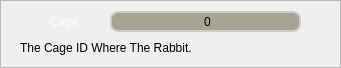
    <widget class="QFrame" name="Cage_Frame">
     <property name="geometry">
      <rect>
       <x>10</x>
       <y>600</y>
       <width>341</width>
       <height>68</height>
      </rect>
     </property>
     <property name="minimumSize">
      <size>
       <width>341</width>
       <height>68</height>
      </size>
     </property>
     <property name="maximumSize">
      <size>
       <width>341</width>
       <height>68</height>
      </size>
     </property>
     <property name="frameShape">
      <enum>QFrame::StyledPanel</enum>
     </property>
     <property name="frameShadow">
      <enum>QFrame::Raised</enum>
     </property>
     <widget class="QLabel" name="Rabbit_Cage_Icon">
      <property name="geometry">
       <rect>
        <x>20</x>
        <y>11</y>
        <width>21</width>
        <height>21</height>
       </rect>
      </property>
      <property name="minimumSize">
       <size>
        <width>21</width>
        <height>21</height>
       </size>
      </property>
      <property name="maximumSize">
       <size>
        <width>21</width>
        <height>21</height>
       </size>
      </property>
      <property name="styleSheet">
       <string notr="true">border: none;
background-color: rgba(0, 0, 0, 0);
color: rgb(255, 255, 255);
font: 75 18pt &quot;Acme&quot;;</string>
      </property>
      <property name="text">
       <string/>
      </property>
      <property name="pixmap">
       <pixmap resource="resources.qrc">:/Icons/Cages_White.png</pixmap>
      </property>
      <property name="scaledContents">
       <bool>true</bool>
      </property>
      <property name="alignment">
       <set>Qt::AlignCenter</set>
      </property>
     </widget>
     <widget class="QLabel" name="Rabbit_Cage_Label">
      <property name="geometry">
       <rect>
        <x>50</x>
        <y>11</y>
        <width>51</width>
        <height>21</height>
       </rect>
      </property>
      <property name="minimumSize">
       <size>
        <width>51</width>
        <height>21</height>
       </size>
      </property>
      <property name="maximumSize">
       <size>
        <width>51</width>
        <height>21</height>
       </size>
      </property>
      <property name="styleSheet">
       <string notr="true">QLabel {
border: none;
background-color: rgba(0, 0, 0, 0);
color: rgb(255, 255, 255);
font: 75 13pt &quot;Acme&quot;;
}</string>
      </property>
      <property name="text">
       <string>Cage</string>
      </property>
     </widget>
     <widget class="QLabel" name="Cage_Infos">
      <property name="geometry">
       <rect>
        <x>20</x>
        <y>37</y>
        <width>301</width>
        <height>21</height>
       </rect>
      </property>
      <property name="minimumSize">
       <size>
        <width>301</width>
        <height>21</height>
       </size>
      </property>
      <property name="maximumSize">
       <size>
        <width>301</width>
        <height>21</height>
       </size>
      </property>
      <property name="styleSheet">
       <string notr="true">QLabel {border: none;
background-color: rgba(0, 0, 0, 0);
color: rgbrgb(0, 174, 255);
font: 75 13pt &quot;Acme&quot;;
}</string>
      </property>
      <property name="text">
       <string>The Cage ID Where The Rabbit.</string>
      </property>
     </widget>
     <widget class="QSpinBox" name="Cage_Input">
      <property name="geometry">
       <rect>
        <x>110</x>
        <y>11</y>
        <width>191</width>
        <height>21</height>
       </rect>
      </property>
      <property name="styleSheet">
       <string notr="true">QSpinBox {
	background-color:rgb(167, 164, 147);
	padding-left: 5px;
	border: 2px solid #ccc;
	border-radius: 8px;
	background-repeat: no-repeat;
	background-position: left center;
	font: 75 15pt &quot;Acme&quot;;
}</string>
      </property>
      <property name="alignment">
       <set>Qt::AlignCenter</set>
      </property>
      <property name="buttonSymbols">
       <enum>QAbstractSpinBox::NoButtons</enum>
      </property>
     </widget>
    </widget>
